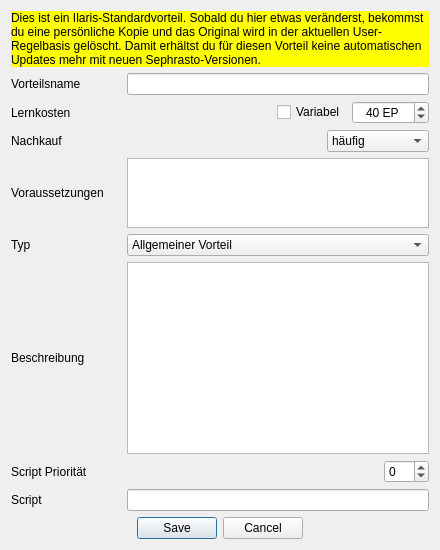
<?xml version="1.0" encoding="UTF-8"?>
<ui version="4.0">
 <class>talentDialog</class>
 <widget class="QDialog" name="talentDialog">
  <property name="windowModality">
   <enum>Qt::ApplicationModal</enum>
  </property>
  <property name="geometry">
   <rect>
    <x>0</x>
    <y>0</y>
    <width>440</width>
    <height>550</height>
   </rect>
  </property>
  <property name="windowTitle">
   <string>Sephrasto - Vorteil bearbeiten...</string>
  </property>
  <layout class="QGridLayout" name="gridLayout_2">
   <item row="0" column="0">
    <layout class="QGridLayout" name="gridLayout">
     <item row="2" column="0">
      <widget class="QLabel" name="label_2">
       <property name="text">
        <string>Lernkosten</string>
       </property>
      </widget>
     </item>
     <item row="3" column="1">
      <layout class="QHBoxLayout" name="horizontalLayout">
       <item>
        <spacer name="horizontalSpacer">
         <property name="orientation">
          <enum>Qt::Horizontal</enum>
         </property>
         <property name="sizeHint" stdset="0">
          <size>
           <width>40</width>
           <height>20</height>
          </size>
         </property>
        </spacer>
       </item>
       <item>
        <widget class="QComboBox" name="comboNachkauf">
         <item>
          <property name="text">
           <string>häufig</string>
          </property>
         </item>
         <item>
          <property name="text">
           <string>üblich</string>
          </property>
         </item>
         <item>
          <property name="text">
           <string>selten</string>
          </property>
         </item>
         <item>
          <property name="text">
           <string>extrem selten</string>
          </property>
         </item>
         <item>
          <property name="text">
           <string>nicht möglich</string>
          </property>
         </item>
        </widget>
       </item>
      </layout>
     </item>
     <item row="6" column="1">
      <widget class="QPlainTextEdit" name="textEdit">
       <property name="sizePolicy">
        <sizepolicy hsizetype="Expanding" vsizetype="MinimumExpanding">
         <horstretch>0</horstretch>
         <verstretch>0</verstretch>
        </sizepolicy>
       </property>
      </widget>
     </item>
	 <item row="7" column="0">
      <widget class="QLabel" name="label_4">
       <property name="minimumSize">
        <size>
         <width>110</width>
         <height>0</height>
        </size>
       </property>
       <property name="text">
        <string>Script Priorität</string>
       </property>
      </widget>
     </item>
	 <item row="7" column="1">
	  <layout class="QHBoxLayout" name="horizontalLayout">
       <item>
        <spacer name="horizontalSpacer">
         <property name="orientation">
          <enum>Qt::Horizontal</enum>
         </property>
         <property name="sizeHint" stdset="0">
          <size>
           <width>40</width>
           <height>20</height>
          </size>
         </property>
        </spacer>
       </item>
       <item>
        <widget class="QSpinBox" name="scriptPrioEdit">
         <property name="minimum">
          <number>-10</number>
         </property>
         <property name="maximum">
          <number>10</number>
         </property>
         <property name="singleStep">
          <number>1</number>
         </property>
         <property name="value">
          <number>0</number>
         </property>
        </widget>
	   </item>
	  </layout>
	 </item>
	 <item row="8" column="0">
      <widget class="QLabel" name="label_4">
       <property name="minimumSize">
        <size>
         <width>110</width>
         <height>0</height>
        </size>
       </property>
       <property name="text">
        <string>Script</string>
       </property>
      </widget>
     </item>
	 <item row="8" column="1">
      <widget class="QLineEdit" name="scriptEdit"/>
     </item>
     <item row="4" column="0">
      <widget class="QLabel" name="label_4">
       <property name="minimumSize">
        <size>
         <width>110</width>
         <height>0</height>
        </size>
       </property>
       <property name="text">
        <string>Voraussetzungen</string>
       </property>
      </widget>
     </item>
     <item row="2" column="1">
      <layout class="QHBoxLayout" name="horizontalLayout_2">
       <item>
        <spacer name="horizontalSpacer_2">
         <property name="orientation">
          <enum>Qt::Horizontal</enum>
         </property>
         <property name="sizeHint" stdset="0">
          <size>
           <width>40</width>
           <height>20</height>
          </size>
         </property>
        </spacer>
       </item>
       <item>
        <widget class="QCheckBox" name="checkVariable">
         <property name="text">
          <string>Variabel</string>
         </property>
        </widget>
       </item>
       <item>
        <widget class="QSpinBox" name="kostenEdit">
         <property name="alignment">
          <set>Qt::AlignCenter</set>
         </property>
         <property name="suffix">
          <string> EP</string>
         </property>
         <property name="minimum">
          <number>-1000</number>
         </property>
         <property name="maximum">
          <number>1000</number>
         </property>
         <property name="singleStep">
          <number>20</number>
         </property>
         <property name="value">
          <number>40</number>
         </property>
        </widget>
       </item>
      </layout>
     </item>
     <item row="6" column="0">
      <widget class="QLabel" name="label_5">
       <property name="text">
        <string>Beschreibung</string>
       </property>
      </widget>
     </item>
     <item row="1" column="0">
      <widget class="QLabel" name="label">
       <property name="text">
        <string>Vorteilsname</string>
       </property>
      </widget>
     </item>
     <item row="5" column="0">
      <widget class="QLabel" name="label_6">
       <property name="text">
        <string>Typ</string>
       </property>
      </widget>
     </item>
     <item row="5" column="1">
      <layout class="QHBoxLayout" name="horizontalLayout_3">
       <item>
        <widget class="QComboBox" name="comboTyp">
         <item>
          <property name="text">
           <string>Allgemeiner Vorteil</string>
          </property>
         </item>
         <item>
          <property name="text">
           <string>Profaner Vorteil</string>
          </property>
         </item>
         <item>
          <property name="text">
           <string>Kampfvorteil</string>
          </property>
         </item>
         <item>
          <property name="text">
           <string>Kampfstil</string>
          </property>
         </item>
         <item>
          <property name="text">
           <string>Magischer Vorteil</string>
          </property>
         </item>
         <item>
          <property name="text">
           <string>Magische Tradition</string>
          </property>
         </item>
         <item>
          <property name="text">
           <string>Karmaler Vorteil</string>
          </property>
         </item>
         <item>
          <property name="text">
           <string>Karmale Tradition</string>
          </property>
         </item>
        </widget>
       </item>
      </layout>
     </item>
     <item row="3" column="0">
      <widget class="QLabel" name="label_3">
       <property name="text">
        <string>Nachkauf</string>
       </property>
      </widget>
     </item>
     <item row="1" column="1">
      <widget class="QLineEdit" name="nameEdit"/>
     </item>
     <item row="4" column="1">
      <widget class="QPlainTextEdit" name="voraussetzungenEdit"/>
     </item>
     <item row="0" column="0" colspan="2">
      <widget class="QLabel" name="warning">
       <property name="styleSheet">
        <string notr="true">background-color: rgb(255, 255, 0);</string>
       </property>
       <property name="text">
        <string>Dies ist ein Ilaris-Standardvorteil. Sobald du hier etwas veränderst, bekommst du eine persönliche Kopie und das Original wird in der aktuellen User-Regelbasis gelöscht. Damit erhältst du für diesen Vorteil keine automatischen Updates mehr mit neuen Sephrasto-Versionen.</string>
       </property>
       <property name="wordWrap">
        <bool>true</bool>
       </property>
	   <property name="visible">
	    <bool>False</bool>
	   </property>
      </widget>
     </item>
    </layout>
   </item>
   <item row="1" column="0">
    <widget class="QDialogButtonBox" name="buttonBox">
     <property name="orientation">
      <enum>Qt::Horizontal</enum>
     </property>
     <property name="standardButtons">
      <set>QDialogButtonBox::Cancel|QDialogButtonBox::Save</set>
     </property>
     <property name="centerButtons">
      <bool>true</bool>
     </property>
    </widget>
   </item>
  </layout>
 </widget>
 <tabstops>
  <tabstop>nameEdit</tabstop>
  <tabstop>checkVariable</tabstop>
  <tabstop>kostenEdit</tabstop>
  <tabstop>comboNachkauf</tabstop>
  <tabstop>voraussetzungenEdit</tabstop>
  <tabstop>comboTyp</tabstop>
  <tabstop>textEdit</tabstop>
 </tabstops>
 <resources/>
 <connections>
  <connection>
   <sender>buttonBox</sender>
   <signal>accepted()</signal>
   <receiver>talentDialog</receiver>
   <slot>accept()</slot>
   <hints>
    <hint type="sourcelabel">
     <x>248</x>
     <y>254</y>
    </hint>
    <hint type="destinationlabel">
     <x>157</x>
     <y>274</y>
    </hint>
   </hints>
  </connection>
  <connection>
   <sender>buttonBox</sender>
   <signal>rejected()</signal>
   <receiver>talentDialog</receiver>
   <slot>reject()</slot>
   <hints>
    <hint type="sourcelabel">
     <x>316</x>
     <y>260</y>
    </hint>
    <hint type="destinationlabel">
     <x>286</x>
     <y>274</y>
    </hint>
   </hints>
  </connection>
 </connections>
</ui>
